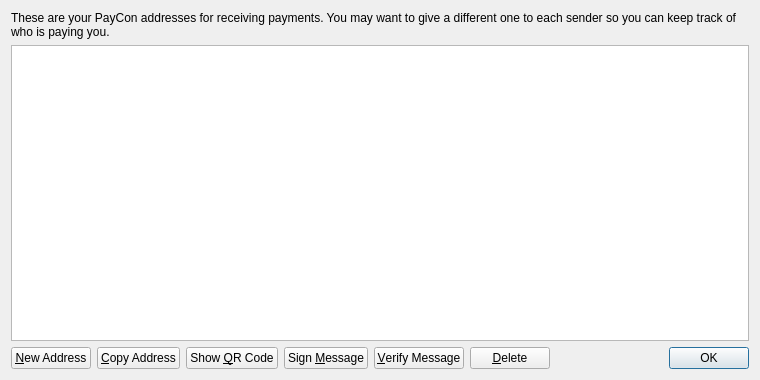
<?xml version="1.0" encoding="UTF-8"?>
<ui version="4.0">
 <class>AddressBookPage</class>
 <widget class="QWidget" name="AddressBookPage">
  <property name="geometry">
   <rect>
    <x>0</x>
    <y>0</y>
    <width>760</width>
    <height>380</height>
   </rect>
  </property>
  <property name="windowTitle">
   <string>Address Book</string>
  </property>
  <layout class="QVBoxLayout" name="verticalLayout">
   <item>
    <widget class="QLabel" name="labelExplanation">
     <property name="text">
      <string>These are your PayCon addresses for receiving payments. You may want to give a different one to each sender so you can keep track of who is paying you.</string>
     </property>
     <property name="textFormat">
      <enum>Qt::PlainText</enum>
     </property>
     <property name="wordWrap">
      <bool>true</bool>
     </property>
    </widget>
   </item>
   <item>
    <widget class="QTableView" name="tableView">
     <property name="contextMenuPolicy">
      <enum>Qt::CustomContextMenu</enum>
     </property>
     <property name="toolTip">
      <string>Double-click to edit address or label</string>
     </property>
     <property name="tabKeyNavigation">
      <bool>false</bool>
     </property>
     <property name="alternatingRowColors">
      <bool>true</bool>
     </property>
     <property name="selectionMode">
      <enum>QAbstractItemView::SingleSelection</enum>
     </property>
     <property name="selectionBehavior">
      <enum>QAbstractItemView::SelectRows</enum>
     </property>
     <property name="sortingEnabled">
      <bool>true</bool>
     </property>
     <attribute name="verticalHeaderVisible">
      <bool>false</bool>
     </attribute>
    </widget>
   </item>
   <item>
    <layout class="QHBoxLayout" name="horizontalLayout">
     <item>
      <widget class="QPushButton" name="newAddressButton">
       <property name="toolTip">
        <string>Create a new address</string>
       </property>
       <property name="text">
        <string>&amp;New Address</string>
       </property>
       <property name="icon">
        <iconset resource="../bitcoin.qrc">
         <normaloff>:/icons/add</normaloff>:/icons/add</iconset>
       </property>
      </widget>
     </item>
     <item>
      <widget class="QPushButton" name="copyToClipboard">
       <property name="toolTip">
        <string>Copy the currently selected address to the system clipboard</string>
       </property>
       <property name="text">
        <string>&amp;Copy Address</string>
       </property>
       <property name="icon">
        <iconset resource="../bitcoin.qrc">
         <normaloff>:/icons/editcopy</normaloff>:/icons/editcopy</iconset>
       </property>
      </widget>
     </item>
     <item>
      <widget class="QPushButton" name="showQRCode">
       <property name="text">
        <string>Show &amp;QR Code</string>
       </property>
       <property name="icon">
        <iconset resource="../bitcoin.qrc">
         <normaloff>:/icons/qrcode</normaloff>:/icons/qrcode</iconset>
       </property>
      </widget>
     </item>
     <item>
      <widget class="QPushButton" name="signMessage">
       <property name="toolTip">
        <string>Sign a message to prove you own a PayCon address</string>
       </property>
       <property name="text">
        <string>Sign &amp;Message</string>
       </property>
       <property name="icon">
        <iconset resource="../bitcoin.qrc">
         <normaloff>:/icons/edit</normaloff>:/icons/edit</iconset>
       </property>
      </widget>
     </item>
     <item>
      <widget class="QPushButton" name="verifyMessage">
       <property name="toolTip">
        <string>Verify a message to ensure it was signed with a specified PayCon address</string>
       </property>
       <property name="text">
        <string>&amp;Verify Message</string>
       </property>
       <property name="icon">
        <iconset resource="../bitcoin.qrc">
         <normaloff>:/icons/transaction_0</normaloff>:/icons/transaction_0</iconset>
       </property>
      </widget>
     </item>
     <item>
      <widget class="QPushButton" name="deleteButton">
       <property name="toolTip">
        <string>Delete the currently selected address from the list</string>
       </property>
       <property name="text">
        <string>&amp;Delete</string>
       </property>
       <property name="icon">
        <iconset resource="../bitcoin.qrc">
         <normaloff>:/icons/remove</normaloff>:/icons/remove</iconset>
       </property>
      </widget>
     </item>
     <item>
      <spacer name="horizontalSpacer">
       <property name="orientation">
        <enum>Qt::Horizontal</enum>
       </property>
       <property name="sizeHint" stdset="0">
        <size>
         <width>40</width>
         <height>20</height>
        </size>
       </property>
      </spacer>
     </item>
     <item>
      <widget class="QDialogButtonBox" name="buttonBox">
       <property name="sizePolicy">
        <sizepolicy hsizetype="Maximum" vsizetype="Fixed">
         <horstretch>0</horstretch>
         <verstretch>0</verstretch>
        </sizepolicy>
       </property>
       <property name="standardButtons">
        <set>QDialogButtonBox::Ok</set>
       </property>
      </widget>
     </item>
    </layout>
   </item>
  </layout>
 </widget>
 <resources>
  <include location="../bitcoin.qrc"/>
 </resources>
 <connections/>
</ui>
